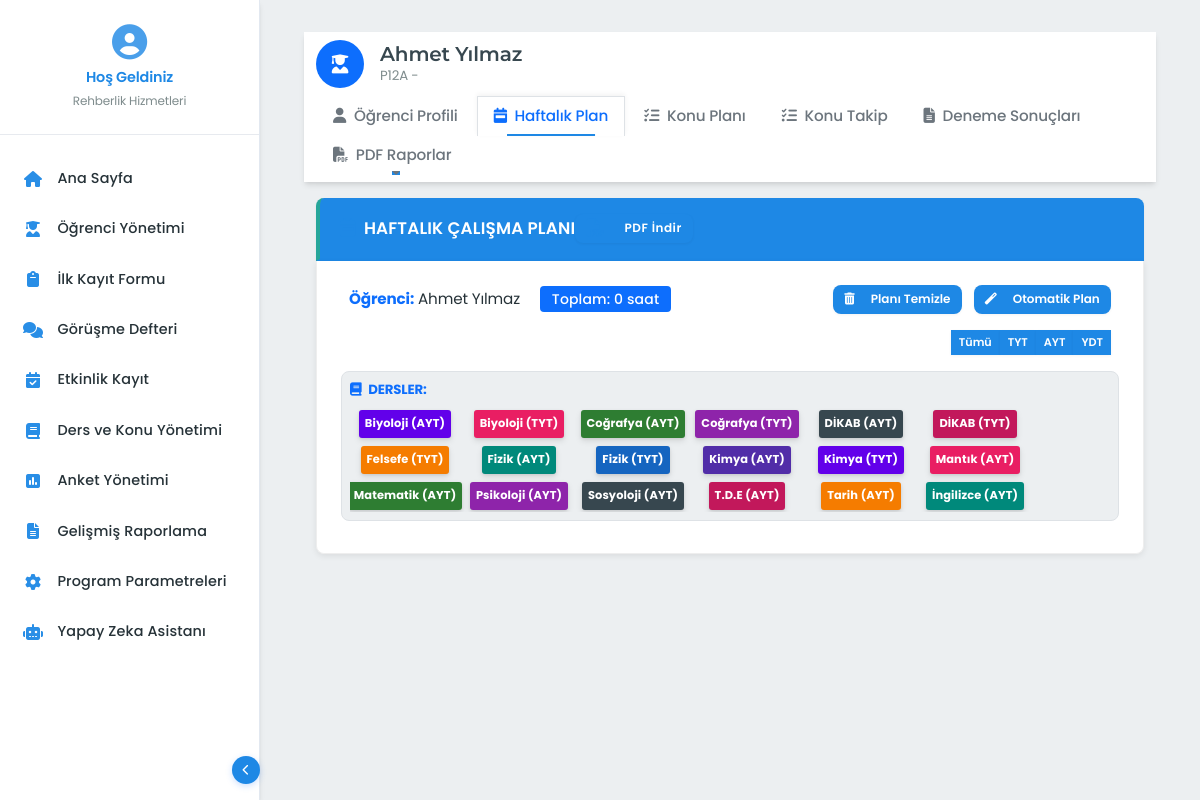
Page /calisma-programi/ogrenci/1/haftalik-plan on the committed database.
### app/blueprints/ogrenci_yonetimi/models.py (models this page shows, shortened)
class Ogrenci(db.Model):
    __tablename__ = 'ogrenciler'
    __table_args__ = {'extend_existing': True}
    id = db.Column(db.Integer, primary_key=True)
    numara = db.Column(db.String(20), unique=True, nullable=False)
    ad = db.Column(db.String(50), nullable=False)
    soyad = db.Column(db.String(50), nullable=False)
    sinif = db.Column(db.String(20), nullable=False)
    cinsiyet = db.Column(db.String(10), nullable=False)
    telefon = db.Column(db.String(20), nullable=True)
    eposta = db.Column(db.String(100), nullable=True)
    ders_programlari = relationship("DersProgrami", back_populates="ogrenci", cascade="all, delete-orphan")
    ders_ilerlemeleri = relationship("DersIlerleme", back_populates="ogrenci", cascade="all, delete-orphan")
    konu_takipleri = relationship("KonuTakip", back_populates="ogrenci", cascade="all, delete-orphan")
    deneme_sonuclari = relationship("DenemeSonuc", back_populates="ogrenci", cascade="all, delete-orphan")
    anketleri = relationship("OgrenciAnket", back_populates="ogrenci", cascade="all, delete-orphan")

### app/blueprints/ders_konu_yonetimi/models.py (models this page shows, shortened)
class Ders(db.Model):
    __tablename__ = 'dersler'
    __table_args__ = {'extend_existing': True}
    id = db.Column(db.Integer, primary_key=True)
    ad = db.Column(db.String(100), nullable=False, unique=True)
    aciklama = db.Column(db.Text, nullable=True)
    konular = relationship("Konu", back_populates="ders", cascade="all, delete-orphan")
    ders_programlari = relationship("DersProgrami", back_populates="ders", cascade="all, delete-orphan")
    ders_ilerlemeleri = relationship("DersIlerleme", back_populates="ders", cascade="all, delete-orphan")

### app/blueprints/calisma_programi/routes.py (the view, shortened to what this page needs)
@calisma_programi_bp.route('/ogrenci/<int:ogrenci_id>/haftalik-plan', methods=['GET', 'POST'])
@session_required
@log_activity('haftalik_plan_goruntule', 'Öğrencinin haftalık ders planı görüntülendi')
def haftalik_plan(ogrenci_id):
    ogrenci = Ogrenci.query.get_or_404(ogrenci_id)
    set_aktif_ogrenci(ogrenci_id)
    dersler = Ders.query.order_by(Ders.ad).all()
    program_verisi = generate_weekly_schedule(ogrenci_id)
    ders_bloklari = []
    tum_dersler = {d.id: d.ad for d in Ders.query.all()}
    program_dersleri = DersProgrami.query.filter_by(ogrenci_id=ogrenci_id).order_by(
        DersProgrami.gun, DersProgrami.baslangic_saat
    ).all()
    for ders in program_dersleri:
        baslangic_dakika = ders.baslangic_saat.hour * 60 + ders.baslangic_saat.minute
        bitis_dakika = ders.bitis_saat.hour * 60 + ders.bitis_saat.minute
        baslangic_index = (baslangic_dakika - 480) // 30
        bitis_index = (bitis_dakika - 480) // 30 - 1  # bitiş dahil edilmediği için -1
        ders_adi = tum_dersler.get(ders.ders_id, "Bilinmeyen Ders")
        renk_index = ders.ders_id % 10 if ders.ders_id else 0
        ders_bloklari.append({
            'gun': ders.gun,
            'baslangic_index': baslangic_index,
            'bitis_index': bitis_index,
            'ders_id': ders.ders_id,
            'ders_adi': ders_adi,
            'baslangic_saat': ders.baslangic_saat.strftime('%H:%M'),
            'bitis_saat': ders.bitis_saat.strftime('%H:%M'),
            'sure_dakika': (bitis_dakika - baslangic_dakika),
            'renk_index': renk_index
        })
    gunler = ['Pazartesi', 'Salı', 'Çarşamba', 'Perşembe', 'Cuma', 'Cumartesi', 'Pazar']
    saat_araliklari = []
    for saat in range(8, 24):  # 8:00'dan 24:00'e kadar
        saat_araliklari.append((saat, 0))  # XX:00
        saat_araliklari.append((saat, 30))  # XX:30
    return render_template('calisma_programi/haftalik_plan_new.html',
                          ogrenci=ogrenci,
                          dersler=dersler,
                          ders_bloklari=ders_bloklari,
                          gunler=gunler,
                          saat_araliklari=saat_araliklari)

### app/blueprints/calisma_programi/templates/calisma_programi/haftalik_plan_new.html (shortened to what this page needs)
{% extends 'base.html' %}
{% block extra_css %}
<link rel="stylesheet" href="https://cdn.jsdelivr.net/npm/fullcalendar@6.1.10/main.min.css">
<link rel="stylesheet" href="https://cdnjs.cloudflare.com/ajax/libs/toastr.js/latest/toastr.min.css">
<link rel="stylesheet" href="https://cdnjs.cloudflare.com/ajax/libs/jqueryui/1.12.1/jquery-ui.min.css">
{% endblock %}
{% block content %}
{% with active_tab='haftalik_plan' %}
    {% include 'student_tabs.html' %}
{% endwith %}
<div class="container-fluid">
    <div class="modern-section">
        <div class="modern-section-title">
            <div class="d-flex align-items-center justify-content-between">
                <div class="d-flex align-items-center">
                    <i class="fas fa-calendar-week me-2"></i>
                    <span>HAFTALIK ÇALIŞMA PLANI</span>
                </div>
                <div class="d-flex">
                    <a href="{{ url_for('rapor_yonetimi.haftalik_plan_pdf', ogrenci_id=ogrenci.id) }}" class="modern-action-btn" style="font-size: 0.75rem; padding: 0.35rem 0.7rem;" target="_blank">
                        <i class="fas fa-file-pdf"></i> PDF İndir
                    </a>
                </div>
            </div>
        </div>
        <div class="modern-panel pb-3">
            <div class="d-flex justify-content-between align-items-center mb-3 px-2">
                <div>
                    <span class="fw-bold text-primary">Öğrenci:</span> {{ ogrenci.ad }} {{ ogrenci.soyad }}
                    <span id="toplam-ders-suresi" class="ms-3 badge bg-primary text-white">Toplam: 0 saat</span>
                </div>
                <div>
                    <button id="temizle-btn" class="modern-action-btn me-2" style="font-size: 0.75rem; padding: 0.35rem 0.7rem;">
                        <i class="fas fa-trash-alt"></i> Planı Temizle
                    </button>
                    <button id="otomatik-plan-btn" class="modern-action-btn" style="font-size: 0.75rem; padding: 0.35rem 0.7rem;">
                        <i class="fas fa-magic"></i> Otomatik Plan
                    </button>
                </div>
            </div>
            <div class="d-flex justify-content-end mb-3 px-2">
                <div class="btn-group" role="group" aria-label="Sınav Tipi Filtresi">
                    <button type="button" class="modern-action-btn active" style="font-size: 0.7rem; padding: 0.25rem 0.5rem; border-radius: 0;" data-filter="all">Tümü</button>
                    <button type="button" class="modern-action-btn" style="font-size: 0.7rem; padding: 0.25rem 0.5rem; border-radius: 0;" data-filter="TYT">TYT</button>
                    <button type="button" class="modern-action-btn" style="font-size: 0.7rem; padding: 0.25rem 0.5rem; border-radius: 0;" data-filter="AYT">AYT</button>
                    <button type="button" class="modern-action-btn" style="font-size: 0.7rem; padding: 0.25rem 0.5rem; border-radius: 0;" data-filter="YDT">YDT</button>
                </div>
            </div>
            <div class="border p-2 mb-3 rounded bg-light">
                <div class="fw-bold small mb-2 text-primary"><i class="fas fa-book me-1"></i> DERSLER:</div>
                <div id="ders-listesi" style="display: flex; flex-wrap: wrap; gap: 4px; justify-content: flex-start;">
                    {% for ders in dersler %}
                        {% set ders_ad = ders.ad %}
                        {% set kategori = "" %}
                        {% if "(TYT)" in ders_ad %}
                            {% set kategori = "TYT" %}
                        {% elif "(AYT)" in ders_ad %}
                            {% set kategori = "AYT" %}
                        {% elif "(YDT)" in ders_ad %}
                            {% set kategori = "YDT" %}
                        {% endif %}
                        <div class="ders-wrapper" data-ders-id="{{ ders.id }}">
                            <div class="ders-item bg-ders-{{ loop.index0 % 10 }}"
                                 data-ders-id="{{ ders.id }}"
                                 data-ders-ad="{{ ders.ad }}"
                                 data-kategori="{{ kategori }}">
                                {{ ders.ad }}
                            </div>
                        </div>
                    {% endfor %}
                </div>
            </div>
        </div>
    </div>
</div>
{% endblock %}

### app/templates/student_tabs.html (shortened to what this page needs)
<div class="container-fluid bg-white shadow-sm py-2 mb-3">
    <div class="row align-items-center mb-2">
        <div class="col-md-8">
            <div class="d-flex align-items-center">
                <div class="bg-primary rounded-circle d-flex align-items-center justify-content-center me-3" style="width: 48px; height: 48px;">
                </div>
                <div>
                    <h5 class="mb-0 fw-semibold">{{ ogrenci.ad }} {{ ogrenci.soyad }}</h5>
                    <p class="text-muted mb-0 small">{{ ogrenci.sinif }} - {{ ogrenci.okul }}</p>
                </div>
            </div>
        </div>
    </div>
    <ul class="nav nav-tabs border-0" id="student-tabs" role="tablist">
        <li class="nav-item" role="presentation">
            <a href="{{ url_for('ogrenci_yonetimi.profil', ogrenci_id=ogrenci.id) }}"
               class="nav-link px-3 py-2 rounded-0 {% if active_tab == 'profil' %}active{% endif %}">
                <i class="fas fa-user me-1"></i> Öğrenci Profili
            </a>
        </li>
        <li class="nav-item" role="presentation">
            <a href="{{ url_for('calisma_programi.haftalik_plan', ogrenci_id=ogrenci.id) }}"
               class="nav-link px-3 py-2 rounded-0 {% if active_tab == 'haftalik_plan' %}active{% endif %}">
                <i class="fas fa-calendar-week me-1"></i> Haftalık Plan
            </a>
        </li>
        <li class="nav-item" role="presentation">
            <a href="{{ url_for('calisma_programi.konu_plani', ogrenci_id=ogrenci.id) }}"
               class="nav-link px-3 py-2 rounded-0 {% if active_tab == 'konu_plani' %}active{% endif %}">
                <i class="fas fa-list-check me-1"></i> Konu Planı
            </a>
        </li>
        <li class="nav-item" role="presentation">
            <a href="{{ url_for('calisma_programi.konu_takip', ogrenci_id=ogrenci.id) }}"
               class="nav-link px-3 py-2 rounded-0 {% if active_tab == 'konu_takip' %}active{% endif %}">
                <i class="fas fa-tasks me-1"></i> Konu Takip
            </a>
        </li>
        <li class="nav-item" role="presentation">
            <a href="{{ url_for('deneme_sinavlari.sonuclar', ogrenci_id=ogrenci.id) }}"
               class="nav-link px-3 py-2 rounded-0 {% if active_tab == 'deneme_sonuclari' %}active{% endif %}">
                <i class="fas fa-file-alt me-1"></i> Deneme Sonuçları
            </a>
        </li>
        <li class="nav-item dropdown">
            <a class="nav-link dropdown-toggle px-3 py-2 rounded-0" data-bs-toggle="dropdown" href="#" role="button" aria-expanded="false">
                <i class="fas fa-file-pdf me-1"></i> PDF Raporlar
            </a>
        </li>
    </ul>
</div>

### rows in the picture
Ogrenci: ad "Ahmet", soyad "Yılmaz", sinif "P12A"
Ders: ad "Biyoloji (AYT)"
Ders: ad "Biyoloji (TYT)"
Ders: ad "Coğrafya (AYT)"
Ders: ad "Coğrafya (TYT)"
Ders: ad "DİKAB (AYT)"
Ders: ad "DİKAB (TYT)"
Ders: ad "Felsefe (TYT)"
Ders: ad "Fizik (AYT)"
Ders: ad "Fizik (TYT)"
Ders: ad "Kimya (AYT)"
Ders: ad "Kimya (TYT)"
Ders: ad "Mantık (AYT)"
Ders: ad "Matematik (AYT)"
Ders: ad "Psikoloji (AYT)"
Ders: ad "Sosyoloji (AYT)"
Ders: ad "T.D.E (AYT)"
Ders: ad "Tarih (AYT)"
Ders: ad "İngilizce (AYT)"
